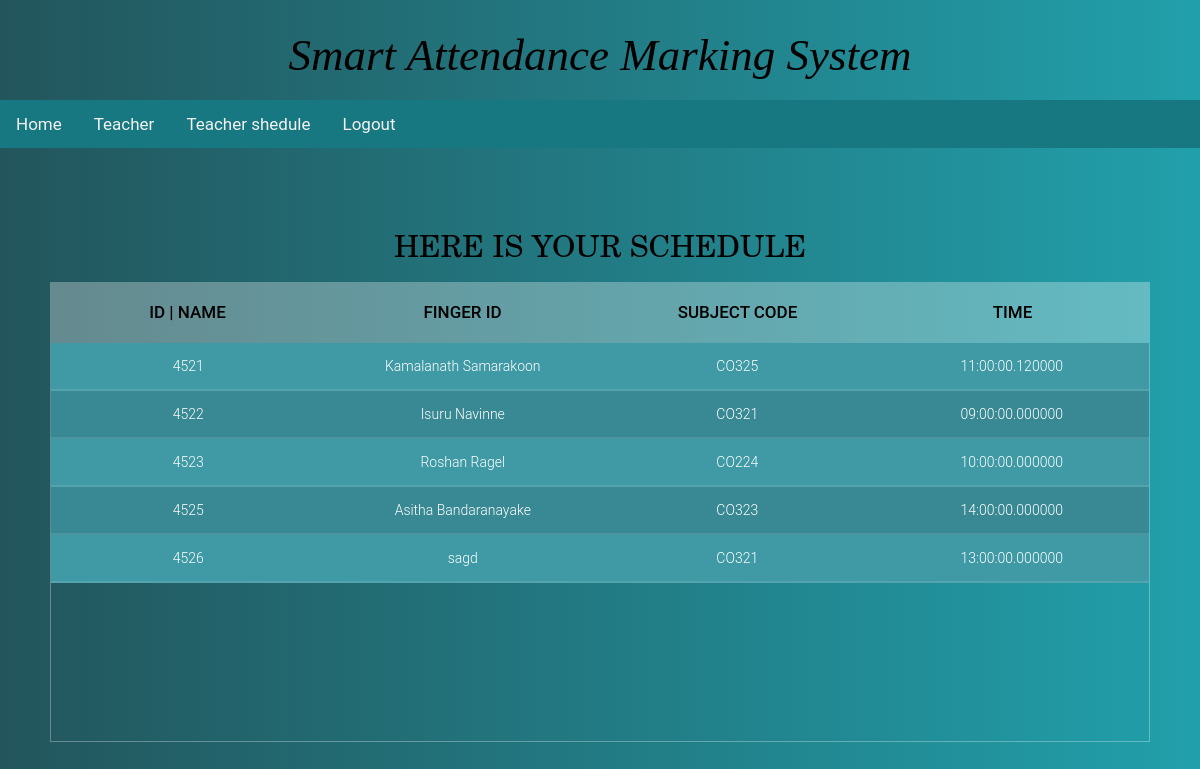
Screenshot of /teacher_shedule.php with the database file from the repository.
### tables this page shows
CREATE TABLE `teacher` (
  `TEACHER_ID` int(11) NOT NULL,
  `NAME` varchar(50) NOT NULL,
  `SUBJECT_ID` varchar(10) NOT NULL,
  `DAY` date NOT NULL,
  `TIME_SLOT` time(6) NOT NULL
);

### teacher_shedule.php (the view, shortened to what this page needs)
<!DOCTYPE html>
<html>
<head>
<link rel="stylesheet" type="text/css" href="css/Users.css">
</head>
<body>
<?php include'header.php'; ?>
<main>
  <section>
  <h1 class="slideInDown animated">Here is your schedule</h1>
  <div class="tbl-header slideInRight animated">
    <table cellpadding="0" cellspacing="0" border="0">
      <thead>
        <tr>
          <th>ID | Name</th>
          <th>Finger ID</th>
          <th>Subject Code</th>
          <th>Time</th>
        </tr>
      </thead>
    </table>
  </div>
  <div class="tbl-content slideInRight animated">
    <table cellpadding="0" cellspacing="0" border="0">
      <tbody>
        <?php
          $db=mysqli_connect('localhost','root','','attendance');
          $sql=mysqli_query($db,"SELECT TEACHER_ID,NAME, SUBJECT_ID,TIME_SLOT FROM teacher GROUP BY TEACHER_ID, SUBJECT_ID");
               while ($row    = mysqli_fetch_array($sql,MYSQLI_NUM)){
        echo "<tr><td>";
        echo $row[0];
        echo "</td><td>";
        echo $row[1];
        echo "</td><td>";
        echo $row[2];
        echo "</td><td>";
        echo $row[3];
        echo "</td></tr>";
      }
        ?>
      </tbody>
    </table>
  </div>
</section>
</main>
</body>
</html>

### css/Users.css (style rules this page uses)
h1 { font-size: 30px; color: #000; text-transform: uppercase; font-weight: 300; font-family: New Century Schoolbook, TeX Gyre Schola, serif; text-align: center; margin-bottom: 15px; }
table { width:100%; table-layout: fixed; }
.tbl-header { background-color: rgba(255,255,255,0.3); }
.tbl-content { height:400px; overflow-x:auto; margin-top: 0px; border: 1px solid rgba(255,255,255,0.3); }
th { padding: 20px 15px; text-align: center; font-weight: 500; font-size: 17px; color: #000; text-transform: uppercase; }
td { padding: 15px; text-align: center; vertical-align:middle; font-weight: 300; font-size: 14px; color: #fff; border-bottom: solid 2px rgba(255,255,255,0.1); }
section { margin: 50px; }
section { overflow-x:hidden; }
.slideInRight { animation-name: slideInRight; }
.slideInDown { animation-name: slideInDown; }
.animated { animation-duration: 1s; animation-fill-mode: both; }

### css/header.css (style rules this page uses)
* { text-decoration: none; box-sizing: border-box; }
body { background: -webkit-linear-gradient(left, #0e251f, #21a0ab); background: linear-gradient(to right, #23555c, #21a0ab); font-family: 'Roboto', sans-serif; margin: 0; font-size: 15px; }
header, main { width: 100%; display: block; margin: 0 auto; }
tbody tr:nth-child(even) { background-color: #388994; }
tbody tr:nth-child(odd) { background-color: #3f9aa6; }

### rows the page displays
teacher: TEACHER_ID "4521", NAME "Kamalanath Samarakoon", SUBJECT_ID "CO325", TIME_SLOT "11:00:00.120000"
teacher: TEACHER_ID "4522", NAME "Isuru Navinne", SUBJECT_ID "CO321", TIME_SLOT "09:00:00.000000"
teacher: TEACHER_ID "4523", NAME "Roshan Ragel", SUBJECT_ID "CO224", TIME_SLOT "10:00:00.000000"
teacher: TEACHER_ID "4525", NAME "Asitha Bandaranayake", SUBJECT_ID "CO323", TIME_SLOT "14:00:00.000000"
teacher: TEACHER_ID "4526", NAME "sagd", SUBJECT_ID "CO321", TIME_SLOT "13:00:00.000000"
